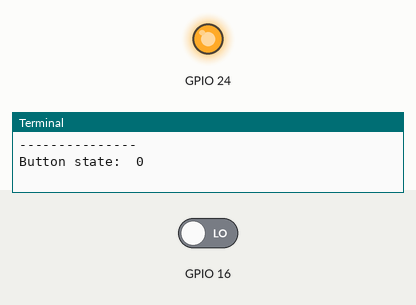
A program run on a simulated Raspberry Pi (BCM pin numbers). On the bench: output pins drawn as LEDs (lit = HIGH), the last lines printed to the terminal. Inputs (shaded band) come from the test bench; at power-on: GPIO 16 LOW. Library files of the repository ran but are not shown: __init__.py. At 20.0 s the program stops and its outputs stay as they are.

Above: at 0.01 s.
At 20.0 s:
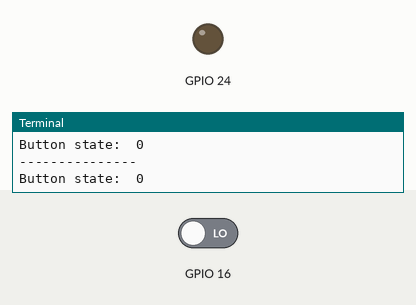
Timing chart, 0 to 21.5 s (numbered marks = the images above):
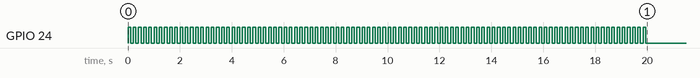

The program:

run_test_LED_button.py
```python
import time
from LickLibrary import myDigitalPin
from LickLibrary import Settings

led = myDigitalPin.myDigitalPin('output', Settings.button_led_pin)
button = myDigitalPin.myDigitalPin('input', Settings.button_pin)

value = button.get()

for i in range(100):
    print('---------------')
    value = button.get()
    print('Button state: ', value)
    led.set(True)
    time.sleep(0.1)
    led.set(False)
    time.sleep(0.1)
```

myDigitalPin.py
```python
import RPi.GPIO as GPIO


class myDigitalPin:
    def __init__(self, pintype, number, pull_down=True):
        self.pintype = pintype
        self.number = number

        if self.pintype == 'output': GPIO.setup(number, GPIO.OUT)
        if self.pintype == 'input' and pull_down: GPIO.setup(number, GPIO.IN,  pull_up_down=GPIO.PUD_DOWN)
        if self.pintype == 'input' and not pull_down: GPIO.setup(number, GPIO.IN, pull_up_down=GPIO.PUD_UP)

    def set(self, value):
        if not self.pintype == 'output': return
        GPIO.output(self.number, value)
        return value

    def get(self):
        if not self.pintype == 'input': return
        value = GPIO.input(self.number)
        return value

    def print(self):
        print(self.pintype, self.number)

    # class Feeder:
    #     def __init__(self):
    #         GPIO.setup(Settings.feeder_pin, GPIO.OUT)
    #
    #     def on(self):
    #         logging.info('Feeder on')
    #         GPIO.output(Settings.feeder_pin, True)
    #
    #     def off(self):
    #         logging.info('Feeder off')
    #         GPIO.output(Settings.feeder_pin, False)
```

Settings.py
```python
import board
import RPi.GPIO as GPIO
from os import path

data_dir = 'data'

# Database settings
database = path.join(data_dir, 'test.db')
database_log = path.join(data_dir, 'log.html') # used to log the write actions to the DB
buffer_file = path.join(data_dir, 'buffer.pck') # used to store data locally before writing to db. Can be handy in case the DB is remote and connections fails
table = 'lick_data'
omit_fields = ['row_id']

# Board settings
# Pin numbers assume BCM mode
GPIO.setmode(GPIO.BCM)
lick_pin = 5 #29
button_pin = 16 #36
button_led_pin = 24 #36
feeder_pin = 6 #31

analog_lick_channel = 0
max_analog_value = 65472
cs_pin = board.D8

#scale 1
dout_pin1 = 17
pd_sck_pin1 = 27

dout_pin2 = 22
pd_sck_pin2 = 23

offset1 = 8450739.56250
ratio1 = 515.64665

offset2 = 8409164.31250
ratio2 = 486.28204
```
